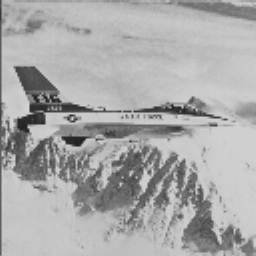
#> input picture lab03/homework/jet.bmp, 256 x 256 px
$ jupyter execute 03_histogram_hw.ipynb
#> lines starting #> are read from the running program, lines starting #| are printed output that depends on the picture
## Zadanie domowe: BBHE i DSIHE

W klasycznym wyrównywaniu histogramu HE  po wykonaniu operacji jasność obrazu ulega zmianie.
Dało się to zaobserwować podczas przeprowadzonych eksperymentów.
Jeśli nie to należy uruchomić skrypt z sekcji A i zwrócić na to uwagę.
Średnia jasność dąży do środkowego poziomu szarości.
Jest to wada i dlatego klasyczne HE ma ograniczone zastosowanie.

Powstało sporo metod, które eliminują to niekorzystne zjawisko.
Najprostsze z nich polegają na dekompozycji obrazu wejściowego na dwa podobrazy (wg. pewnego kryterium).
Następnie operacja HE wykonywana jest dla tych podobrazów.

Dwie znane z literatury metody to:
- Bi-Histogram Equalization
- DSIHE - Dualistic Sub-Image Histogram Equalization

W metodzie BBHE za kryterium podziału przyjmuje się średnią jasność w obrazie.
W DSIHE obraz dzieli się na dwa podobrazy o takiej samej liczbie pikseli (jaśniejszych i ciemniejszych).

W ramach zadania należy zaimplementować wybraną metodę: BBHE lub DSIHE (ew. obie).

1. Wczytaj obraz *jet.bmp* i wylicz jego histogram.
2. W kolejnym kroku należy wyznaczyć próg podziału obrazu na dwa podobrazy (*lm*).
3. Dla BBHE wyznacz średnią jasność obrazu. Dla DSIHE można wykorzystać histogram skumulowany.
Należy znaleźć poziom jasności który znajduje się "w połowie" histogramu skumulowanego.
W tym celu warto stworzyć tablicę, zawierającą moduł histogramu skumulowanego pomniejszonego o połowę liczby pikseli.
Następnie znaleźć minimum - `np.argmin`.
4. Dalej należy podzielić histogram oryginalnego obrazu na dwa histogramy *H1* i *H2*.
Dla każdego z nich wyliczyć histogram skumulowany ($C_1$ i $C_2$) i wykonać normalizację.
Normalizacja polega na podzieleniu każdego histogramu przez jego największy element.
5. Na podstawie histogramów skumulowanych należy stworzyć przekształcenie LUT.
Należy tak przeskalować $C_1$ i $C_2$, aby uzyskać jednorodne przekształcenie.
Tablicę $C_1$ wystarczy pomnożyć przez próg podziału.
Tablicę $C_2$ należy przeskalować do przedziału: $<lm+1; 255>$, gdzie $lm$ jest progiem podziału.<br>
$C_{1n} = (lm)*C1;$<br>
$C_{2n} = lm+1 + (255-lm-1)*C2;$<br>
Następnie dwie części tablicy przekodowań należy połączyć.
6. Ostatecznie należy wykonać operację LUT i wyświetlić wynik wyrównywania histogramu.
Porównaj wynik operacji BBHE lub DSIHE z klasycznym HE.

[cell 1]
import cv2
import os
import requests
from matplotlib import pyplot as plt
import numpy as np

url = 'https://raw.githubusercontent.com/vision-agh/poc_sw/master/03_Histogram/jet.bmp'
fileName = 'jet.bmp'
if not os.path.exists(fileName) :
    r = requests.get(url + fileName, allow_redirects=True)
    open(fileName, 'wb').write(r.content)

[cell 2]
jet = cv2.imread("jet.bmp", cv2.IMREAD_GRAYSCALE)
#> jet is the input picture: shape (256, 256); min 32, max 213, mean 169.3
plt.imshow(jet, cmap='gray')

[cell 3]
histogram = cv2.calcHist([jet], [0], None, [256], [0,256])
#> histogram = 256 values, max 2214 at index 195, min 0 at index 0, mean 256
plt.plot(histogram)
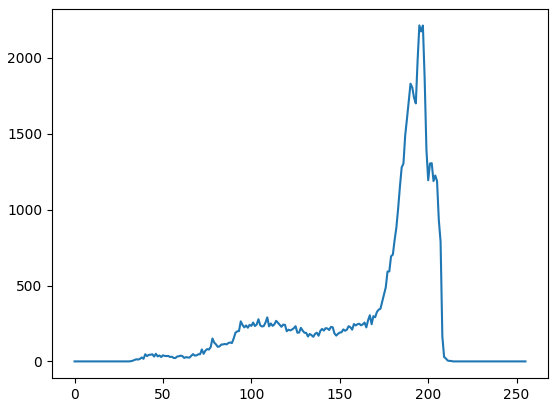
#> figure drawn by matplotlib, 1 panel; curve peaks at x = 195, y = 2214

### BBHE

[cell 4]
avg = jet.mean()
#> avg = 169.3
avg
#> Out = 169.3

[cell 5]
H1 = [x for x in jet.flatten() if x < avg]
#> H1 = 20841 items
H1_hist, _ = np.histogram(H1, bins=int(avg))
#> H1_hist = 169 values, max 304 at index 166, min 0 at index 5, mean 123.3
plt.plot(H1_hist)

# HERE I FINISHED (and went to sleep)
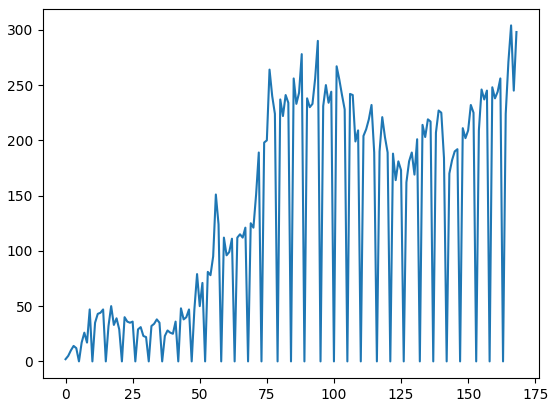
#> figure drawn by matplotlib, 1 panel; curve peaks at x = 166, y = 304

[cell 6]
H2 = [x for x in jet.flatten() if x >= avg]
#> H2 = 44695 items
H2_hist, _ = np.histogram(H2, bins=256-int(avg))
#> H2_hist = 87 values, max 2214 at index 50, min 0 at index 1, mean 513.7
plt.plot(H2_hist)
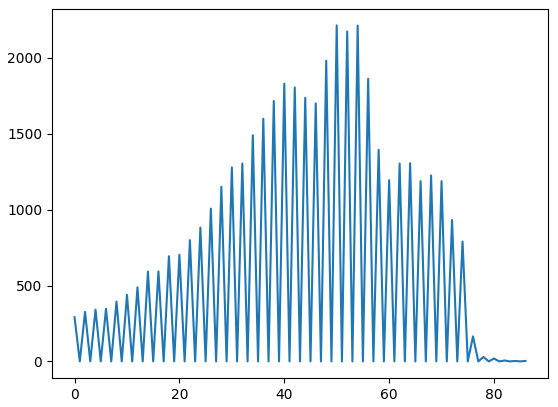
#> figure drawn by matplotlib, 1 panel; curve peaks at x = 50, y = 2214

[cell 7]
C1 = H1_hist.cumsum()
#> C1 = 169 values from 2 to 20841
C2 = H2_hist.cumsum()
#> C2 = 87 values from 291 to 44695

# normalize
C1 = C1 / C1.max()
#> C1 = 169 values from 9.6e-05 to 1
C2 = C2 / C2.max()
#> C2 = 87 values from 0.00651 to 1

[cell 8]
# scale
C1_n = avg * C1
#> C1_n = 169 values from 0.0162 to 169.3
C2_n = avg + 1 + (255-avg-1) * C2
#> C2_n = 87 values from 170.8 to 255

[cell 9]
C_merged = np.concatenate((C1_n, C2_n))
#> C_merged = 256 values from 0.0162 to 255
res_img = cv2.LUT(jet, C_merged)
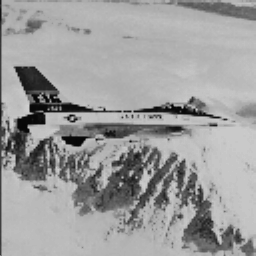
#> res_img: shape (256, 256) float64; min 6.38, max 211.6, mean 157.2

[cell 10]
fig ,axs = plt.subplots(1,2)
fig.set_size_inches(20, 10)

axs[0].imshow(jet, cmap='gray')
axs[0].set_title("Before")
axs[1].imshow(res_img, cmap='gray')
axs[1].set_title("After BBHE");

[cell 11]
# classic HE
jet_HE = cv2.equalizeHist(jet)
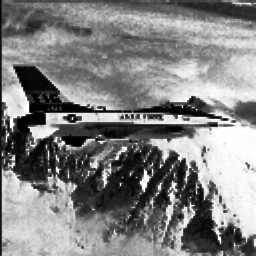
#> jet_HE: shape (256, 256); min 0, max 255, mean 129.5

[cell 12]
fig ,axs = plt.subplots(1,2)
fig.set_size_inches(20, 10)

axs[0].imshow(jet_HE, cmap='gray')
axs[0].set_title("After classic HE")
axs[1].imshow(res_img, cmap='gray')
axs[1].set_title("After BBHE");
